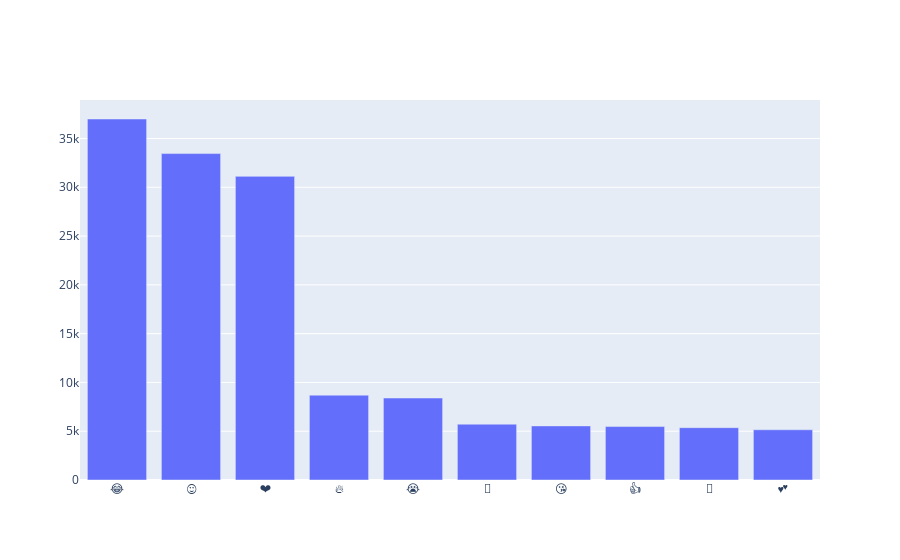

Notebook code for this chart:
### Code cell
iplot([trace])

### Figure 1 — Plotly figure (JSON) as saved in the notebook; plotly's stock layout.template omitted (floating-point values rounded to 4 significant figures)
{"data": [{"type": "bar", "x": ["😂", "😍", "❤", "🔥", "😭", "👏", "😘", "👍", "💖", "💕"], "y": [36998, 33453, 31119, 8694, 8398, 5721, 5545, 5476, 5362, 5147]}], "layout": {}}
